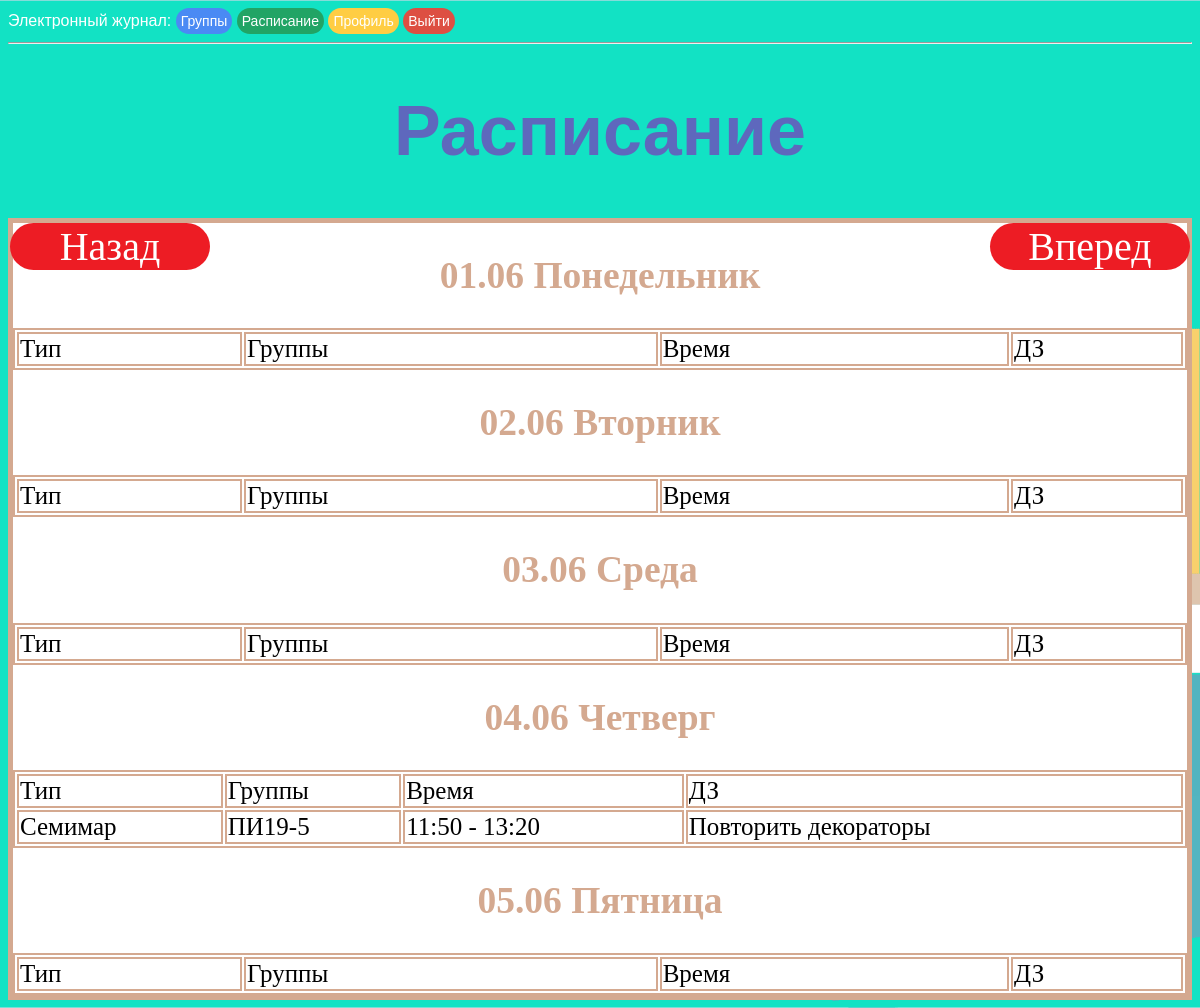
The page /schedule_prepod/2020-06-02 (signed in) on the database its author committed.
### app/models.py (models this page shows, shortened)
class Schedule(db.Model):
    id = db.Column(db.Integer, primary_key=True)
    date = db.Column(db.DateTime, index=True)
    prepod_id = db.Column(db.Integer, index=True)
    zan_type = db.Column(db.String(12), index=True)
    groups = db.Column(db.String(10), index=True)
    dz = db.Column(db.String(140))
    grades = db.relationship('Grades', backref='schedule', lazy='dynamic')

### app/routes.py (the view)
@app.route('/schedule_prepod/<cur_week>', methods=['GET', 'POST'])
@login_required
def schedule_prepod(cur_week):
    if current_user.priority == 'Преподаватель':
        cur_week = check_date(cur_week)
        dates = cur_week - timedelta(days=cur_week.weekday())
        d = dict(zip(range(5), ('Понедельник', 'Вторник', 'Среда', 'Четверг', 'Пятница')))
        list_zan = []
        for i in range(5):
            zan = Schedule.query.filter_by(prepod_id=current_user.id).filter(
                and_(dates < Schedule.date, Schedule.date < dates + timedelta(days=1))).order_by(Schedule.date).all()
            attr = [dates.strftime('%d.%m'), d[dates.weekday()]]
            for j in zan:
                attr.append([j.zan_type, j.groups,
                             f'{j.date.time().strftime("%H:%M")} - {(j.date + timedelta(minutes=90)).time().strftime("%H:%M")}',
                             j.dz if j.dz else 'Пусто'])
            list_zan.append(attr)
            dates += timedelta(days=1)
        return render_template('schedule_prepod.html', zan=list_zan, go_next=cur_week + timedelta(weeks=1),
                               go_back=cur_week - timedelta(weeks=1))
    else:
        return redirect(url_for('journal'))

### app/models.py (called while the page is built)
    @login.user_loader
    def load_user(id):
        return User.query.get(int(id))

### app/routes.py (called while the page is built)
@app.before_request
def before_request():
    if current_user.is_authenticated:
        current_user.last_seen = datetime.today()
        db.session.commit()

def check_date(cur):
    return datetime.now().date() if cur == 'cur_week' else datetime(*map(int, cur.split()[0].split('-'))).date()

### app/templates/schedule_prepod.html (shortened to what this page needs)
<!DOCTYPE html>
<html>
{% extends "base.html" %}
{% block content%}
<head>
</head>
<body>
    <h1>Расписание</h1>
    <div class="schedule" style="font-size: 25px;">
        <a class="butt_win" id="go_back" href="{{url_for('schedule_prepod', cur_week=go_back)}}" style="position:absolute; top:203px;left:10px">Назад</a>
        <a class="butt_win" id="go_next" href="{{url_for('schedule_prepod', cur_week=go_next)}}" style="position:absolute; top:203px;right:10px;">Вперед</a>
        {% for att in zan %}
            <h2>{{att[0]}} {{att[1]}}</h2>
            <table width="100%">
                    <tr>
                        <td>Тип</td>
                        <td>Группы</td>
                        <td>Время</td>
                        <td>ДЗ</td>
                    </tr>
                    {% for g in range(2, att|length )%}
                        <tr>
                            {% for h in att[g] %}
                                <td>{{ h }}</td>
                            {% endfor %}
                        </tr>
                    {% endfor %}
            </table>
        {%endfor%}
    </div>
</body>
</html>
{% endblock %}

### app/static/css/style.css (style rules this page uses)
body { background-color: azure }
h1 { color: #5e68bd; text-align: center; font-size: 70px; font-family: arial; }
h2 { color:#d4a990; font-family: calibri; text-align: center; }
td, table, tr, .schedule { border: 2px solid #d4a990; color:black; font-family: calibri; background:white; }
.schedule { margin-top: 5%; border: 5px solid #d4a990; margin: 0 auto; }
.butt_win { margin-top:20px; text-align:center; width: 200px; user-select: none; background:#ed1c24; border-radius: 50px; color:white; text-decoration: none; user-select: none; outline: none; font-size: 40px; }
body { background: url("/static/images/background-min.png"); color:#fff ; background-attachment: scroll; background-repeat: repeat-x; background-size:cover; }

### rows shown on the page
Schedule: zan_type "Семимар", groups "ПИ19-5", dz "Повторить декораторы"

### other values the page prints
{{ att[0] }} "01.06" "02.06" "03.06" "04.06" "05.06"
{{ att[1] }} "Понедельник" "Вторник" "Среда" "Четверг" "Пятница"
{{ h }} "11:50 - 13:20"
